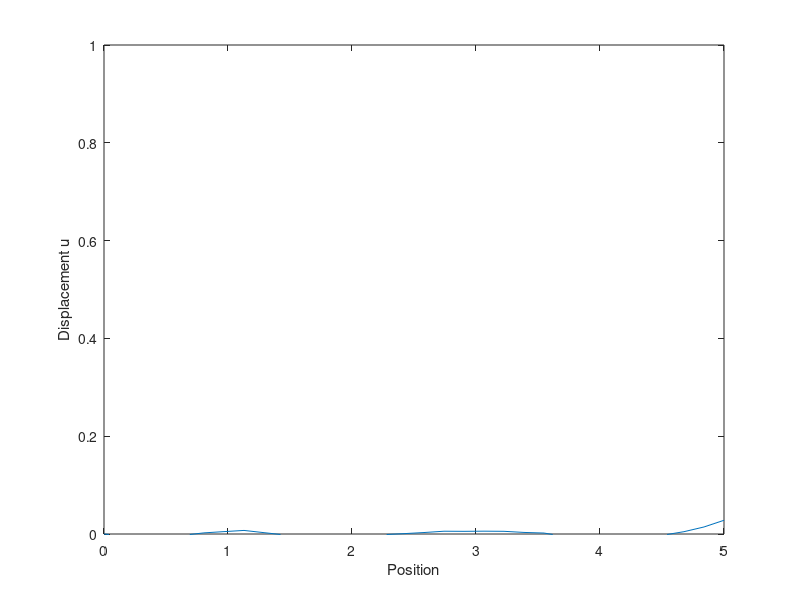
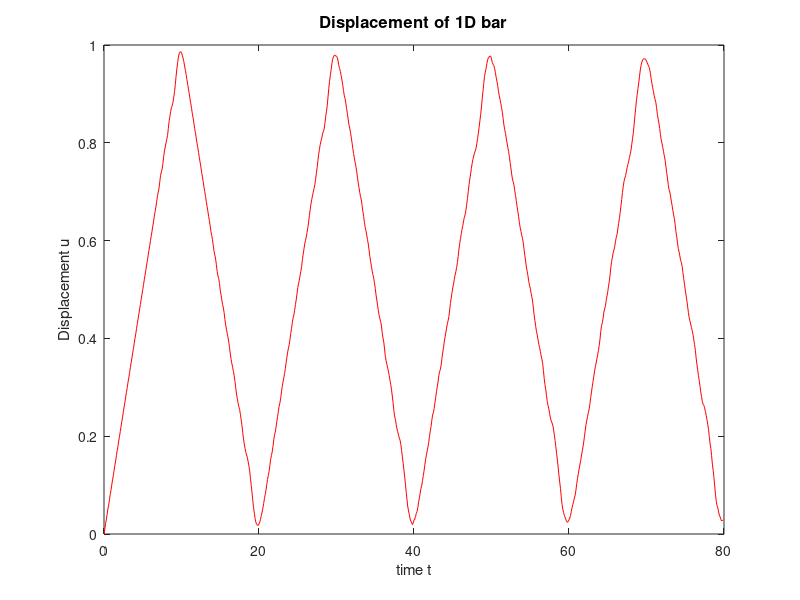

These charts were generated, in order, by the following MATLAB code:
%                  EXAMPLE MODAL DYNAMIC FEM CODE FOR 1D PROBLEM
%    Calculates displacement as function of time for a 1D bar subject to
%    uniform body force, constrained so u=0 at x=0 and subjected to
%    prescribed traction at x=L
%
%    From the text 'Applied Mechanics of Solids' http://solidmechanics.org
%    Author A.F. Bower

%  Define values for parameters below
%
%    Length and x-sect area of bar
        Length = 5.;
        A = 1.; 
%       Material props - rho is mass density, mu is shear modulus and nu is
%       Poisson's ratio
        rho = 100.;
        mu = 50.;
        nu = 0.;
%
        const = 2*mu*A*(1-nu)/(1-2*nu);
%       Loading
        bodyforce = 0.;
        traction = 10.;
%    total no. elements, no. nodes on each element (2 for linear, 3 for quadratic elemnts), total no. nodes; 
        L = 31;
        Ne = 2;
        nnodes = (Ne-1)*L+1;
%
%    Initial conditions
%
        un = zeros(nnodes,1);
        vn = zeros(nnodes,1);
%
%   Time stepping
         dt = 0.1;
         nsteps = 800;
         lumpedmass = false;
%
%     Set up some data structures storing the mesh
%
      coords = zeros(1,nnodes);
      for i= 1 : nnodes 
        coords(i) = Length*(i-1)/(nnodes-1);
      end;
%
%   Element connectivity (speficies node numbers on each element)
%
       connect = zeros(Ne,L);
       for lmn=1:L 
         if (Ne==3) 
           connect(1,lmn) = 2*lmn-1;
           connect(3,lmn) = 2*lmn;
           connect(2,lmn) = 2*lmn+1;
         elseif (Ne == 2)
           connect(1,lmn) = lmn;
           connect(2,lmn) = lmn+1;
         end ;
       end;
%
%    Integration points and weights for 2 point integration
%
       npointsK = Ne-1;
       npointsM = Ne;
       if (npointsK == 2)
         wK = [1,1];
         xiK = [-0.5773502692,0.5773502692];
       elseif (npointsK == 1)
         wK = [2.,0.];
         xiK = [0.,0.];
       end;

     if (lumpedmass)
         if (npointsM == 3)
           wM = [2/3.,2/3.,2/3.];
           xiM = [-1.,0.,1.];
         elseif (npointsM == 2)
           wM = [1,1];
           xiM = [-1.,1.];
         end
      else
         if (npointsM == 3)
           wM = [0.55555555,0.8888888888,0.5555555555];
           xiM = [-0.7745967,0.,0.7745967];
         elseif (npointsM == 2)
           wM = [1,1];
           xiM = [-0.5773502692,0.5773502692];
         end
     end

%          
%
%     Assemble the global stiffness and force vector
%
       M = zeros(nnodes,nnodes);
       K = zeros(nnodes,nnodes);
       F = zeros(nnodes,1);
%
       for lmn = 1 : L 
%
%       Extract the coords of each node on the current element
%
         lmncoords = zeros(Ne);
         for a = 1 : Ne 
           lmncoords(a) = coords(connect(a,lmn));
         end
%
%      For the current element, loop over integration points and assemble element stiffness
%
         mel = zeros(Ne,Ne);
         kel = zeros(Ne,Ne);
         fel = zeros(Ne,1);
%
         for II = 1 : npointsK
%
%        Compute N and dN/dxi at the current integration point
%
           N = zeros(1,Ne);
           dNdxi = zeros(1,Ne);
           if (Ne == 3) 
             N(1) = -0.5*xiK(II)*(1.-xiK(II));
             N(2) = 0.5*xiK(II)*(1.+xiK(II));
             N(3) = (1.-xiK(II)^2);
             dNdxi(1) = -0.5+xiK(II);
             dNdxi(2) = 0.5+xiK(II);
             dNdxi(3) = -2.*xiK(II);
           elseif (Ne == 2)
             N(1) = 0.5*(1.-xiK(II));
             N(2) = 0.5*(1.+xiK(II));
             dNdxi(1) = -0.5;
             dNdxi(2) = 0.5;
           end;
% 
%        Compute dx/dxi, J and dN/dx
%
           dxdxi = 0.;
           for a = 1 : Ne 
             dxdxi = dxdxi + dNdxi(a)*lmncoords(a);
           end
           J = abs(dxdxi);
           dNdx = zeros(1,Ne);
           for a = 1 : Ne
             dNdx(a) = dNdxi(a)/dxdxi;
           end
%  
%         Add contribution to element stiffness and force vector from current integration pt
%
          for a = 1 : Ne
             fel(a) = fel(a) + wK(II)*bodyforce*J*N(a);
             for b = 1 : Ne 
               kel(a,b) = kel(a,b) + const*wK(II)*J*dNdx(a)*dNdx(b);
             end
          end
% 
         end
%
         for II = 1 : npointsM
%
%        Compute N and dN/dxi at the current integration point
%

           if (Ne == 3) 
             N(1) = -0.5*xiM(II)*(1.-xiM(II));
             N(2) = 0.5*xiM(II)*(1.+xiM(II));
             N(3) = (1.-xiM(II)^2);
             dNdxi(1) = -0.5+xiM(II);
             dNdxi(2) = 0.5+xiM(II);
             dNdxi(3) = -2.*xiM(II);
           elseif (Ne == 2)
             N(1) = 0.5*(1.-xiM(II));
             N(2) = 0.5*(1.+xiM(II));
             dNdxi(1) = -0.5;
             dNdxi(2) = 0.5;
           end;
% 
%        Compute dx/dxi, J and dN/dx
%
           dxdxi = 0.;
           for a = 1 : Ne 
             dxdxi = dxdxi + dNdxi(a)*lmncoords(a);
           end
          J = abs(dxdxi);
           dNdx = zeros(1,Ne);
           for a = 1 : Ne
             dNdx(a) = dNdxi(a)/dxdxi;
           end
%  
%         Add contribution to element stiffness and force vector from current integration pt
%
          for a = 1 : Ne
             for b = 1 : Ne 
               mel(a,b) = mel(a,b) + rho*wM(II)*J*N(a)*N(b);
             end
          end
% 
         end
%
%       Add the stiffness and residual from the current element into global matrices
%
         for a = 1 : Ne
           rw = connect(a,lmn);
           F(rw) = F(rw) + fel(a); 
           for b = 1 : Ne 
             cl = connect(b,lmn);
             M(rw,cl) = M(rw,cl) + mel(a,b);
             K(rw,cl) = K(rw,cl) + kel(a,b);
           end
         end
       end

%     Add the extra forcing term from the traction at x=L
%
       F(nnodes) = F(nnodes) + traction;
%      Modify FEM equations to enforce displacement boundary condition
%      To do this we simply replace the equation for the first node with u=0
%      and set the first column of M and K to zero
%
       for a = 1 : nnodes
         M(1,a) = 0.;
         M(a,1) = 0;
         K(1,a) = 0.;
         K(a,1) = 0;
       end
       M(1,1) = 1;
       F(1) = 0.;
%
%      Matlab has lots of matrix functions we can use
%
       if (lumpedmass)
         rootM = sqrt(M);
         inverserootM = zeros(nnodes);
         for i = 1 : nnodes
           inverserootM(i,i) = 1/rootM(i,i);
         end
       else
         rootM = sqrtm(M);
         inverserootM = inv(rootM);
       end
       
       H = inverserootM*(K*inverserootM);
%      svd is the singular value decomposition we need
       [Q,Lambda,Qtrans] = svd(H);
%
%      Lambda has eigenvalues in decreasing order. The last one is a rigid
%      body mode
       
       u = inverserootM*Q(:,nnodes-1);
       plot(coords,u)
%
       Fmodal = transpose(Q)*(inverserootM*F);
       
       nprint = 4;
       u = zeros(nnodes,1);
       plot(coords,u);
       axis([0,Length,0,1]);
       xlabel('Position');
       ylabel('Displacement u');
       frame(1) = getframe;
       nframes = 1;
       count = 1;
       vxy = zeros(2,nsteps);
       for i = 1 : nsteps
         t = (i-1)*dt;
         for n = 1 : nnodes
            if (Lambda(n,n) >0) 
            u(n) = Fmodal(n)*(1.-cos(sqrt(Lambda(n,n))*t))/Lambda(n,n);
            else
              u(n) = 0.;
            end
         end
         u = inverserootM*(Q*u);

%      Save the end displacement for an x-y plot
         vxy(1,i) = t;
         vxy(2,i) = u(nnodes);
%
%      Save plots of displacements as a function of x for an animation
%
         if (count==nprint)
             nframes = nframes+1;
%            Replace the next line with plot(coords,vn1) to plot the
%            velocity
             plot(coords,u);
             axis([0,Length,0,1]);
             xlabel('Position')
             ylabel('Displacement u')
             frame(nframes)=getframe;
             count=0;
         end
         count = count + 1;
       end
%  Uncomment the next line to replay the movie twice at 10 frames per sec.
%  movie(frame,2,10)
  figure(2)
  plot(vxy(1,:),vxy(2,:),'r - ')
  xlabel('time t')
  ylabel('Displacement u')
  title('Displacement of 1D bar','FontSize',12)